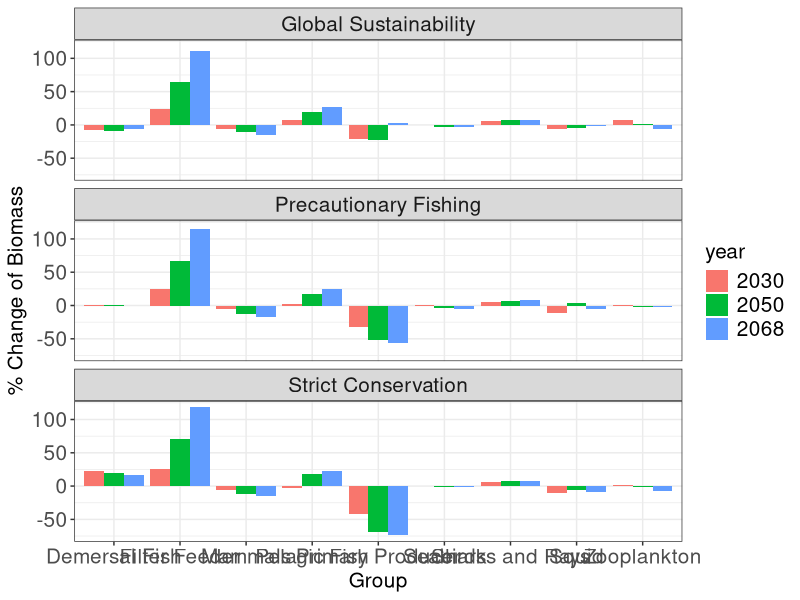

Write the R code that produced this figure. (Note: this script raises an error after producing the figure.)
library(tidyverse)
fmsy0_change<- read.csv("chapter_4/biomass_change/fmsy0_change.csv")
fmsy1_change<- read.csv("chapter_4/biomass_change/fmsy1_change.csv")
fmsy06_change<- read.csv("chapter_4/biomass_change/fmsy06_change.csv")

fmsy0_change%>% select(Group, X2010:X2014, X2025:X2029, X2045:X2049, X2063:X2067) %>% gather("year", "biomass", 2:21)%>%
  separate(year,c("X","year"),remove=T,sep="X") %>% group_by(Group, year) %>% summarize(biomass = sum(biomass, na.rm=T))%>%
  ungroup()-> fmsy0_change

fmsy0_change %>% filter(year %in% c(2010:2014)) %>% group_by(Group) %>% summarize(biomass= mean(biomass, na.rm=T)) -> fmsy0_2015

fmsy0_2015$year<- "2015"

fmsy0_change %>% filter(year %in% c(2025:2029)) %>% group_by(Group) %>% summarize(biomass= mean(biomass, na.rm=T)) -> fmsy0_2030

fmsy0_2030$year<- "2030"

fmsy0_change %>% filter(year %in% c(2045:2049)) %>% group_by(Group) %>% summarize(biomass= mean(biomass, na.rm=T)) -> fmsy0_2050

fmsy0_2050$year<- "2050"

fmsy0_change %>% filter(year %in% c(2063:2067)) %>% group_by(Group) %>% summarize(biomass= mean(biomass, na.rm=T)) -> fmsy0_2068

fmsy0_2068$year<- "2068"

fmsy0_change<- rbind(fmsy0_2015, fmsy0_2030, fmsy0_2050, fmsy0_2068)

fmsy0_change$Group<- as.character(fmsy0_change$Group)
fmsy0_change$year<- as.factor(fmsy0_change$year)
fmsy0_change$biomass<- as.numeric(fmsy0_change$biomass)

#write.csv(fmsy0_change, "chapter_4/biomass_change/fmsy0_tweak.csv", row.names = F)

read.csv("chapter_4/biomass_change/fmsy0_tweak.csv")-> fmsy0_change

fmsy1_change%>% select(Group, X2010:X2014, X2025:X2029, X2045:X2049, X2063:X2067) %>% gather("year", "biomass", 2:21)%>%
  separate(year,c("X","year"),remove=T,sep="X") %>% group_by(Group, year) %>% summarize(biomass = sum(biomass, na.rm=T))%>%
  ungroup()-> fmsy1_change

fmsy1_change %>% filter(year %in% c(2010:2014)) %>% group_by(Group) %>% summarize(biomass= mean(biomass, na.rm=T)) -> fmsy1_2015

fmsy1_2015$year<- "2015"

fmsy1_change %>% filter(year %in% c(2025:2029)) %>% group_by(Group) %>% summarize(biomass= mean(biomass, na.rm=T)) -> fmsy1_2030

fmsy1_2030$year<- "2030"

fmsy1_change %>% filter(year %in% c(2045:2049)) %>% group_by(Group) %>% summarize(biomass= mean(biomass, na.rm=T)) -> fmsy1_2050

fmsy1_2050$year<- "2050"

fmsy1_change %>% filter(year %in% c(2063:2067)) %>% group_by(Group) %>% summarize(biomass= mean(biomass, na.rm=T)) -> fmsy1_2068

fmsy1_2068$year<- "2068"

fmsy1_change<- rbind(fmsy1_2015, fmsy1_2030, fmsy1_2050, fmsy1_2068)


fmsy1_change$Group<- as.character(fmsy1_change$Group)
fmsy1_change$year<- as.factor(fmsy1_change$year)
fmsy1_change$biomass<- as.numeric(fmsy1_change$biomass)

#write.csv(fmsy1_change, "chapter_4/biomass_change/fmsy1_tweak.csv", row.names = F)

read.csv("chapter_4/biomass_change/fmsy1_tweak.csv")-> fmsy1_change

fmsy06_change%>% select(Group, X2010:X2014, X2025:X2029, X2045:X2049, X2063:X2067) %>% gather("year", "biomass", 2:21)%>%
  separate(year,c("X","year"),remove=T,sep="X") %>% group_by(Group, year) %>% summarize(biomass = sum(biomass, na.rm=T))%>%
  ungroup()-> fmsy06_change

fmsy06_change %>% filter(year %in% c(2010:2014)) %>% group_by(Group) %>% summarize(biomass= mean(biomass, na.rm=T)) -> fmsy06_2015

fmsy06_2015$year<- "2015"

fmsy06_change %>% filter(year %in% c(2025:2029)) %>% group_by(Group) %>% summarize(biomass= mean(biomass, na.rm=T)) -> fmsy06_2030

fmsy06_2030$year<- "2030"

fmsy06_change %>% filter(year %in% c(2045:2049)) %>% group_by(Group) %>% summarize(biomass= mean(biomass, na.rm=T)) -> fmsy06_2050

fmsy06_2050$year<- "2050"

fmsy06_change %>% filter(year %in% c(2063:2067)) %>% group_by(Group) %>% summarize(biomass= mean(biomass, na.rm=T)) -> fmsy06_2068

fmsy06_2068$year<- "2068"

fmsy06_change<- rbind(fmsy06_2015, fmsy06_2030, fmsy06_2050, fmsy06_2068)




fmsy06_change$Group<- as.character(fmsy06_change$Group)
fmsy06_change$year<- as.factor(fmsy06_change$year)
fmsy06_change$biomass<- as.numeric(fmsy06_change$biomass)

#write.csv(fmsy06_change, "chapter_4/biomass_change/fmsy06_tweak.csv", row.names = F)

read.csv("chapter_4/biomass_change/fmsy06_tweak.csv")-> fmsy06_change

fmsy_change<- rbind(fmsy0_change, fmsy06_change, fmsy1_change)

fmsy_change %>% select(-biomass) ->fmsy_change
fmsy_change$pct_change<- as.numeric(fmsy_change$pct_change)
fmsy_change %>% filter(!year=="2015") ->fmsy_change
fmsy_change$year<- as.character(fmsy_change$year)
fmsy_change %>% filter(!Group=="Epibenthos") ->fmsy_change


ggplot(fmsy_change, aes(x=Group, y=pct_change))+
  geom_bar(aes(fill = year),position = "dodge", stat="identity")+
  theme_bw()+
  xlab("Group") +
  ylab("% Change of Biomass")+theme(axis.text=element_text(size=15))+theme(axis.title.x=element_text(size=15))+
  theme(axis.title.y=element_text(size=15))+ theme(legend.text=element_text(size=15))+
  theme(legend.title=element_text(size=15))+
  facet_wrap(~scenario, ncol=1)+ 
  theme(strip.text.x = element_text(size = 15))

fmsy06_noinvert$scenario<- "fmsy06"
fmsy1_noinvert$scenario<- "fmsy1"
fmsy2_noinvert$scenario<- "fmsy2"

fmsy_noinvert<- rbind(fmsy06_noinvert, fmsy1_noinvert, fmsy2_noinvert)

fmsy_noinvert %>% filter(Group!="Invertebrate") %>% group_by(year, scenario) %>%
  transmute(biomass=sum(biomass, na.rm=T))%>% distinct()->fmsy_noinvert

fmsy_noinvert %>% group_by(scenario) %>% mutate(pct_change=(biomass/lag(biomass) - 1) * 100)
